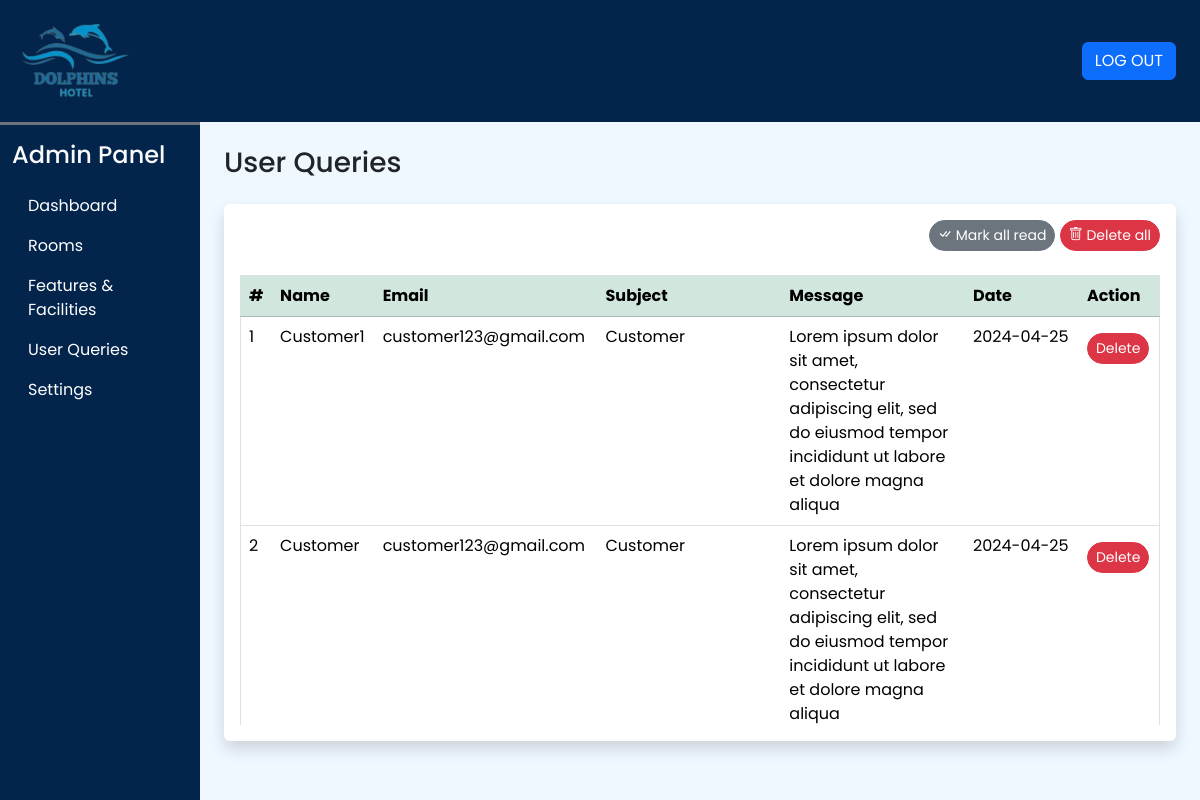
Page /admin/user_queries.php (signed in) on the committed database.
### tables this page shows
CREATE TABLE `user_queries` (
  `sr_no` int(11) NOT NULL,
  `name` varchar(50) NOT NULL,
  `email` varchar(50) NOT NULL,
  `subject` varchar(200) NOT NULL,
  `message` varchar(500) NOT NULL,
  `date` date NOT NULL DEFAULT current_timestamp(),
  `seen` tinyint(4) NOT NULL DEFAULT 0
);

### admin/user_queries.php (the view, shortened to what this page needs)
<!DOCTYPE html>
<html lang="en">
<head>
    <?php require('inc/links.php'); ?>
</head>
<body class = "bg-dw">
   <?php include('inc/header.php'); ?>
    <div class="container-fluid" id="main-content">
        <div class="row">
            <div class="col-lg-10 ms-auto p-4 overflow-hidden">
                <h3 class="mb-4">User Queries</h3>
                <div class="card border-0 shadow mb-4">
                    <div class="card-body">
                    <div class="text-end mb-4">
                        <a href="?seen=all" class="btn btn-secondary rounded-pill shadow-none btn-sm">
                            <i class="bi bi-check-all"></i>  Mark all read
                        </a>
                        <a href="?del=all" class="btn btn-danger rounded-pill shadow-none btn-sm">
                            <i class="bi bi-trash"></i>   Delete all
                        </a>
                    </div>
                        <div class="table-responsive-md" style="height:450px; overflow-y:scroll;">
                            <table class="table table-hover border">
                                <thead class="sticky-top">
                                    <tr class="table-success">
                                        <th scope="col">#</th>
                                        <th scope="col">Name</th>
                                        <th scope="col">Email</th>
                                        <th scope="col" width="20%">Subject</th>
                                        <th scope="col" width="20%">Message</th>
                                        <th scope="col">Date</th>
                                        <th scope="col">Action</th>
                                    </tr>
                                </thead>
                                <tbody>
                                <?php
                                    $q = "SELECT * FROM `user_queries` ORDER BY `sr_no` DESC";
                                    $data = mysqli_query($con,$q);
                                    $i = 1;
                                    while($row = mysqli_fetch_assoc($data))
                                    {
                                        $seen='';
                                        $seen.="<a href='?del=$row[sr_no]' class='btn btn-sm rounded-pill btn-danger mt-2'> Delete </a>";
                                        echo<<<query
                                            <tr>
                                                <td>$i</td>
                                                <td>$row[name]</td>
                                                <td>$row[email]</td>
                                                <td>$row[subject]</td>
                                                <td>$row[message]</td>
                                                <td>$row[date]</td>
                                                <td>$seen</td>
                                            </tr>
                                        query;
                                        $i++;
                                    }
                                ?>
                                </tbody>
                            </table>
                        </div>
                    </div>
                </div>
            </div>
        </div>
    </div>
</body>
</html>

### admin/css/common.css (style rules this page uses)
:root { --teal: #389738; --teal_hover: #228b22; --blue: #03254c; }
* { font-family: "Poppins", sans-serif; }
.bg-dw { background: RGB(240, 248, 255); }

### rows in the picture
user_queries: name "Customer1", email "customer123@gmail.com", subject "Customer", message "Lorem ipsum dolor sit amet, consectetur adipiscing elit, sed do eiusmod tempor incididunt ut labore et dolore magna aliqua", date "2024-04-25"
user_queries: name "Customer", email "customer123@gmail.com", subject "Customer", message "Lorem ipsum dolor sit amet, consectetur adipiscing elit, sed do eiusmod tempor incididunt ut labore et dolore magna aliqua", date "2024-04-25"
